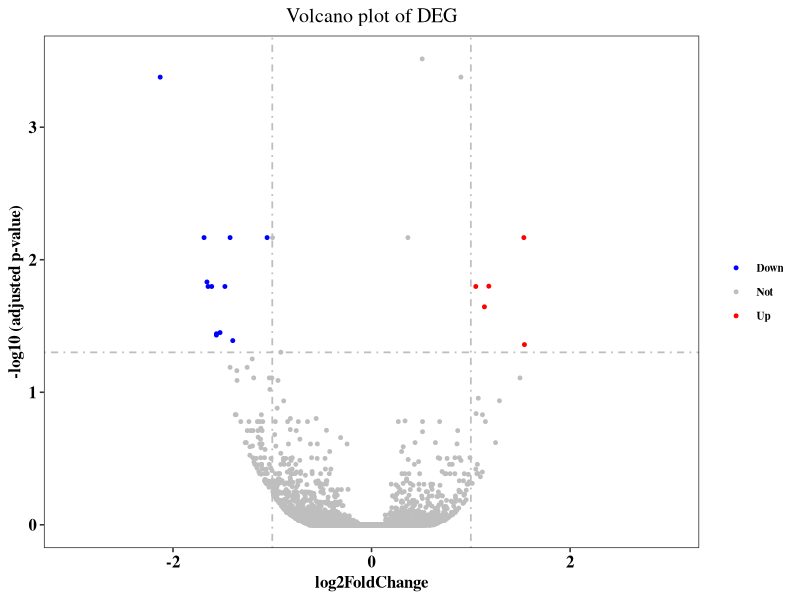

Write R code to recreate this figure.
####7.Volcano plots
df3 <- read.table("volcano_plots.txt", header=TRUE)
library(ggplot2)

df3$threshold <- as.factor(ifelse(df3$padj < 0.05 & abs(df3$log2FoldChange) >=1,ifelse(df3$log2FoldChange > 1 ,'Up','Down'),'Not'))
#pdf("7.Customized_volcanoplot.pdf", height = 5, width = 5)
ggplot(data=df3, aes(x=log2FoldChange, y =-log10(padj), color=threshold,fill=threshold)) +
  scale_color_manual(values=c("blue", "grey","red"))+
  geom_point(size=1) +
  xlim(c(-3, 3)) +
  theme_bw(base_size = 12, base_family = "Times") +
  geom_vline(xintercept=c(-1,1),lty=4,col="grey",lwd=0.6)+
  geom_hline(yintercept = -log10(0.05),lty=4,col="grey",lwd=0.6)+
  theme(legend.position="right",
        panel.grid=element_blank(),
        legend.title = element_blank(),
        legend.text= element_text(face="bold", color="black",family = "Times", size=8),
        plot.title = element_text(hjust = 0.5),
        axis.text.x = element_text(face="bold", color="black", size=12),
        axis.text.y = element_text(face="bold",  color="black", size=12),
        axis.title.x = element_text(face="bold", color="black", size=12),
        axis.title.y = element_text(face="bold",color="black", size=12))+
  labs(x="log2FoldChange",y="-log10 (adjusted p-value)",title="Volcano plot of DEG", face="bold")
#dev.off()